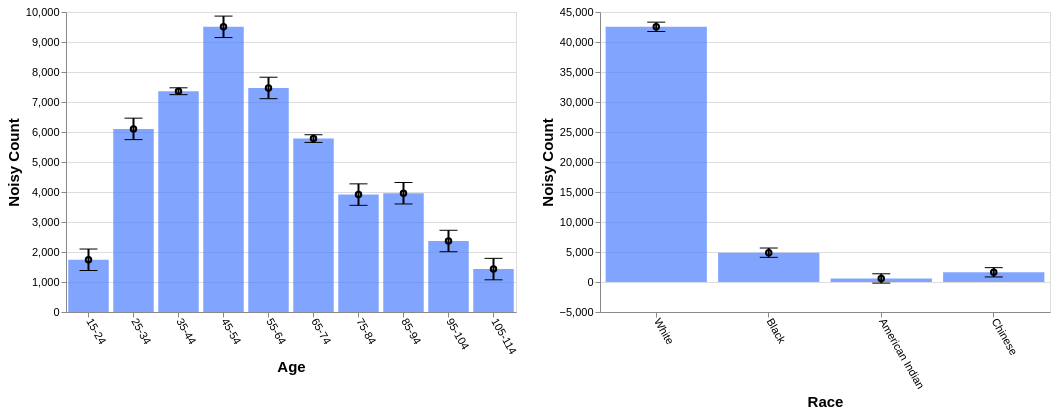

This figure's Vega-Lite source:
### Vega-Lite specification from a JSON file in a GitHub repository (floating-point values rounded to 4 significant figures)
{"config": {"view": {"continuousWidth": 400, "continuousHeight": 300}, "axis": {"labelFontSize": 11, "titleFontSize": 15}, "axisBottom": {"labelAngle": 60}}, "hconcat": [{"layer": [{"mark": "bar", "encoding": {"color": {"value": "transparent"}, "tooltip": [{"aggregate": "sum", "field": "noisy_count", "title": "noisy count", "type": "quantitative"}, {"aggregate": "sum", "field": "error", "title": "error", "type": "quantitative"}], "x": {"field": "age", "sort": null, "title": "Age", "type": "ordinal"}}, "height": 300, "selection": {"selector539": {"type": "interval", "encodings": ["x"]}}, "transform": [{"filter": {"selection": "selector540"}}], "width": 450}, {"mark": {"type": "bar", "color": "#4C7FFF", "opacity": 0.7}, "encoding": {"x": {"field": "age", "sort": null, "title": "Age", "type": "ordinal"}, "y": {"aggregate": "sum", "field": "noisy_count", "type": "quantitative"}}, "transform": [{"filter": {"selection": "selector540"}}]}, {"mark": {"type": "tick", "color": "black", "width": 0}, "encoding": {"x": {"field": "age", "sort": null, "title": "Age", "type": "ordinal"}, "y": {"aggregate": "sum", "field": "plus_error", "type": "quantitative"}}, "transform": [{"filter": {"selection": "selector540"}}]}, {"mark": {"type": "tick", "color": "black", "width": 0}, "encoding": {"x": {"field": "age", "sort": null, "title": "Age", "type": "ordinal"}, "y": {"aggregate": "sum", "field": "minus_error", "type": "quantitative"}}, "transform": [{"filter": {"selection": "selector540"}}]}, {"mark": {"type": "point", "color": "black"}, "encoding": {"x": {"field": "age", "sort": null, "title": "Age", "type": "ordinal"}, "y": {"aggregate": "sum", "field": "noisy_count", "title": "Noisy Count", "type": "quantitative"}}, "transform": [{"filter": {"selection": "selector540"}}]}, {"mark": {"type": "rule", "size": 2}, "encoding": {"x": {"field": "age", "sort": null, "title": "Age", "type": "ordinal"}, "y": {"aggregate": "sum", "field": "plus_error", "title": "", "type": "quantitative"}, "y2": {"aggregate": "sum", "field": "minus_error", "title": ""}}, "transform": [{"filter": {"selection": "selector540"}}]}]}, {"layer": [{"mark": "bar", "encoding": {"color": {"value": "transparent"}, "tooltip": [{"aggregate": "sum", "field": "noisy_count", "title": "noisy count", "type": "quantitative"}, {"aggregate": "sum", "field": "error", "title": "error", "type": "quantitative"}], "x": {"field": "race", "sort": null, "title": "Race", "type": "ordinal"}}, "height": 300, "selection": {"selector540": {"type": "interval", "encodings": ["x"]}}, "transform": [{"filter": {"selection": "selector539"}}], "width": 450}, {"mark": {"type": "bar", "color": "#4C7FFF", "opacity": 0.7}, "encoding": {"x": {"field": "race", "sort": null, "title": "Race", "type": "ordinal"}, "y": {"aggregate": "sum", "field": "noisy_count", "type": "quantitative"}}, "transform": [{"filter": {"selection": "selector539"}}]}, {"mark": {"type": "tick", "color": "black", "width": 0}, "encoding": {"x": {"field": "race", "sort": null, "title": "Race", "type": "ordinal"}, "y": {"aggregate": "sum", "field": "plus_error", "type": "quantitative"}}, "transform": [{"filter": {"selection": "selector539"}}]}, {"mark": {"type": "tick", "color": "black", "width": 0}, "encoding": {"x": {"field": "race", "sort": null, "title": "Race", "type": "ordinal"}, "y": {"aggregate": "sum", "field": "minus_error", "type": "quantitative"}}, "transform": [{"filter": {"selection": "selector539"}}]}, {"mark": {"type": "point", "color": "black"}, "encoding": {"x": {"field": "race", "sort": null, "title": "Race", "type": "ordinal"}, "y": {"aggregate": "sum", "field": "noisy_count", "title": "Noisy Count", "type": "quantitative"}}, "transform": [{"filter": {"selection": "selector539"}}]}, {"mark": {"type": "rule", "size": 2}, "encoding": {"x": {"field": "race", "sort": null, "title": "Race", "type": "ordinal"}, "y": {"aggregate": "sum", "field": "plus_error", "title": "", "type": "quantitative"}, "y2": {"aggregate": "sum", "field": "minus_error", "title": ""}}, "transform": [{"filter": {"selection": "selector539"}}]}]}], "data": {"name": "data-89017d79d1cd67dc4fbf25619c4c2bba"}, "$schema": "https://vega.github.io/schema/vega-lite/v4.17.0.json", "datasets": {"data-89017d79d1cd67dc4fbf25619c4c2bba": [{"age": "15-24", "race": "White", "noisy_count": 1284.0, "true_count": 1271.0, "plus_error": 1373.0, "minus_error": 1194.0, "error": 89.4}, {"age": "15-24", "race": "Black", "noisy_count": 197.2, "true_count": 192.0, "plus_error": 286.7, "minus_error": 107.8, "error": 89.4}, {"age": "15-24", "race": "American Indian", "noisy_count": 19.6, "true_count": 31.0, "plus_error": 109.0, "minus_error": -69.9, "error": 89.4}, {"age": "15-24", "race": "Chinese", "noisy_count": 241.1, "true_count": 62.0, "plus_error": 330.5, "minus_error": 151.7, "error": 89.4}, {"age": "25-34", "race": "White", "noisy_count": 5154.0, "true_count": 5110.0, "plus_error": 5243.0, "minus_error": 5064.0, "error": 89.4}, {"age": "25-34", "race": "Black", "noisy_count": 621.6, "true_count": 700.0, "plus_error": 711.0, "minus_error": 532.1, "error": 89.4}, {"age": "25-34", "race": "American Indian", "noisy_count": 138.0, "true_count": 83.0, "plus_error": 227.4, "minus_error": 48.5, "error": 89.4}, {"age": "25-34", "race": "Chinese", "noisy_count": 190.7, "true_count": 244.0, "plus_error": 280.2, "minus_error": 101.3, "error": 89.4}, {"age": "35-44", "race": "White", "noisy_count": 6145.0, "true_count": 6181.0, "plus_error": 6174.0, "minus_error": 6117.0, "error": 28.6}, {"age": "35-44", "race": "Black", "noisy_count": 818.6, "true_count": 793.0, "plus_error": 847.1, "minus_error": 790.0, "error": 28.6}, {"age": "35-44", "race": "American Indian", "noisy_count": 118.8, "true_count": 93.0, "plus_error": 147.4, "minus_error": 90.2, "error": 28.6}, {"age": "35-44", "race": "Chinese", "noisy_count": 276.4, "true_count": 265.0, "plus_error": 305.0, "minus_error": 247.8, "error": 28.6}, {"age": "45-54", "race": "White", "noisy_count": 7952.0, "true_count": 7988.0, "plus_error": 8041.0, "minus_error": 7862.0, "error": 89.4}, {"age": "45-54", "race": "Black", "noisy_count": 1063.0, "true_count": 967.0, "plus_error": 1152.0, "minus_error": 973.3, "error": 89.4}, {"age": "45-54", "race": "American Indian", "noisy_count": 173.0, "true_count": 112.0, "plus_error": 262.5, "minus_error": 83.6, "error": 89.4}, {"age": "45-54", "race": "Chinese", "noisy_count": 318.4, "true_count": 266.0, "plus_error": 407.9, "minus_error": 229.0, "error": 89.4}, {"age": "55-64", "race": "White", "noisy_count": 6303.0, "true_count": 6252.0, "plus_error": 6393.0, "minus_error": 6214.0, "error": 89.4}, {"age": "55-64", "race": "Black", "noisy_count": 788.0, "true_count": 744.0, "plus_error": 877.5, "minus_error": 698.6, "error": 89.4}, {"age": "55-64", "race": "American Indian", "noisy_count": 129.2, "true_count": 90.0, "plus_error": 218.7, "minus_error": 39.8, "error": 89.4}, {"age": "55-64", "race": "Chinese", "noisy_count": 247.4, "true_count": 233.0, "plus_error": 336.8, "minus_error": 158.0, "error": 89.4}, {"age": "65-74", "race": "White", "noisy_count": 5086.0, "true_count": 5121.0, "plus_error": 5118.0, "minus_error": 5054.0, "error": 32.1}, {"age": "65-74", "race": "Black", "noisy_count": 506.9, "true_count": 525.0, "plus_error": 539.0, "minus_error": 474.8, "error": 32.1}, {"age": "65-74", "race": "American Indian", "noisy_count": 36.0, "true_count": 68.0, "plus_error": 68.1, "minus_error": 4.0, "error": 32.1}, {"age": "65-74", "race": "Chinese", "noisy_count": 151.9, "true_count": 153.0, "plus_error": 184.0, "minus_error": 119.9, "error": 32.1}, {"age": "75-84", "race": "White", "noisy_count": 3350.0, "true_count": 3396.0, "plus_error": 3440.0, "minus_error": 3261.0, "error": 89.4}, {"age": "75-84", "race": "Black", "noisy_count": 460.9, "true_count": 387.0, "plus_error": 550.4, "minus_error": 371.5, "error": 89.4}, {"age": "75-84", "race": "American Indian", "noisy_count": 11.4, "true_count": 33.0, "plus_error": 100.8, "minus_error": -78.1, "error": 89.4}, {"age": "75-84", "race": "Chinese", "noisy_count": 91.2, "true_count": 93.0, "plus_error": 180.6, "minus_error": 1.7, "error": 89.4}, {"age": "85-94", "race": "White", "noisy_count": 3634.0, "true_count": 3579.0, "plus_error": 3724.0, "minus_error": 3545.0, "error": 89.4}, {"age": "85-94", "race": "Black", "noisy_count": 315.6, "true_count": 351.0, "plus_error": 405.1, "minus_error": 226.2, "error": 89.4}, {"age": "85-94", "race": "American Indian", "noisy_count": -57.0, "true_count": 33.0, "plus_error": 32.4, "minus_error": -146.5, "error": 89.4}, {"age": "85-94", "race": "Chinese", "noisy_count": 66.0, "true_count": 74.0, "plus_error": 155.4, "minus_error": -23.5, "error": 89.4}, {"age": "95-104", "race": "White", "noisy_count": 2330.0, "true_count": 2336.0, "plus_error": 2420.0, "minus_error": 2241.0, "error": 89.4}, {"age": "95-104", "race": "Black", "noisy_count": 128.1, "true_count": 160.0, "plus_error": 217.5, "minus_error": 38.7, "error": 89.4}, {"age": "95-104", "race": "American Indian", "noisy_count": -43.0, "true_count": 14.0, "plus_error": 46.4, "minus_error": -132.5, "error": 89.4}, {"age": "95-104", "race": "Chinese", "noisy_count": -49.2, "true_count": 35.0, "plus_error": 40.2, "minus_error": -138.6, "error": 89.4}, {"age": "105-114", "race": "White", "noisy_count": 1293.0, "true_count": 1270.0, "plus_error": 1383.0, "minus_error": 1204.0, "error": 89.4}, {"age": "105-114", "race": "Black", "noisy_count": -12.5, "true_count": 110.0, "plus_error": 76.9, "minus_error": -102.0, "error": 89.4}, {"age": "105-114", "race": "American Indian", "noisy_count": 66.4, "true_count": 4.0, "plus_error": 155.9, "minus_error": -23.0, "error": 89.4}, {"age": "105-114", "race": "Chinese", "noisy_count": 83.8, "true_count": 17.0, "plus_error": 173.2, "minus_error": -5.6, "error": 89.4}]}}
